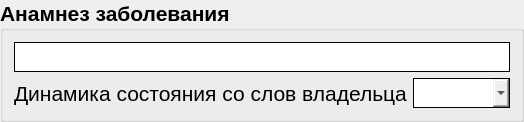
        <widget class="QGroupBox" name="anamnesis_groupBox">
         <property name="sizeIncrement">
          <size>
           <width>0</width>
           <height>0</height>
          </size>
         </property>
         <property name="font">
          <font>
           <pointsize>16</pointsize>
           <weight>75</weight>
           <bold>true</bold>
          </font>
         </property>
         <property name="title">
          <string>Анамнез заболевания</string>
         </property>
         <layout class="QFormLayout" name="formLayout">
          <item row="0" column="0" colspan="2">
           <widget class="QLineEdit" name="anamnesis_lineEdit">
            <property name="minimumSize">
             <size>
              <width>0</width>
              <height>30</height>
             </size>
            </property>
            <property name="font">
             <font>
              <pointsize>16</pointsize>
             </font>
            </property>
            <property name="styleSheet">
             <string notr="true"> QLineEdit {
	  border-width: 1px;
	  border-style: solid;
	  border-radius: 0px;
  }</string>
            </property>
           </widget>
          </item>
          <item row="1" column="0">
           <widget class="QLabel" name="label_2">
            <property name="minimumSize">
             <size>
              <width>0</width>
              <height>30</height>
             </size>
            </property>
            <property name="font">
             <font>
              <pointsize>16</pointsize>
              <weight>50</weight>
              <bold>false</bold>
             </font>
            </property>
            <property name="text">
             <string>Динамика состояния со слов владельца</string>
            </property>
           </widget>
          </item>
          <item row="1" column="1">
           <widget class="QComboBox" name="owner_dynamics_comboBox">
            <property name="minimumSize">
             <size>
              <width>0</width>
              <height>30</height>
             </size>
            </property>
            <property name="font">
             <font>
              <pointsize>16</pointsize>
              <weight>50</weight>
              <bold>false</bold>
             </font>
            </property>
            <property name="styleSheet">
             <string notr="true"> QComboBox {
	  border-width: 1px;
	  border-style: solid;
	  border-radius: 0px;
  }</string>
            </property>
           </widget>
          </item>
         </layout>
        </widget>
